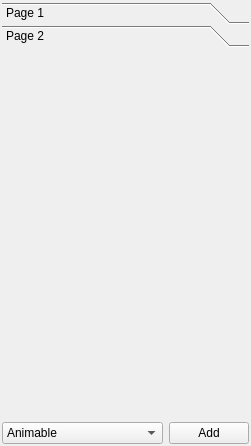
<?xml version="1.0" encoding="UTF-8"?>
<ui version="4.0">
 <class>PropertyView</class>
 <widget class="QDockWidget" name="PropertyView">
  <property name="geometry">
   <rect>
    <x>0</x>
    <y>0</y>
    <width>251</width>
    <height>446</height>
   </rect>
  </property>
  <property name="windowTitle">
   <string>Properties</string>
  </property>
  <widget class="QWidget" name="dockWidgetContents">
   <layout class="QVBoxLayout" name="verticalLayout">
    <property name="spacing">
     <number>9</number>
    </property>
    <property name="leftMargin">
     <number>2</number>
    </property>
    <property name="topMargin">
     <number>2</number>
    </property>
    <property name="rightMargin">
     <number>2</number>
    </property>
    <property name="bottomMargin">
     <number>2</number>
    </property>
    <item>
     <widget class="QToolBox" name="components">
      <property name="currentIndex">
       <number>1</number>
      </property>
      <property name="tabSpacing">
       <number>1</number>
      </property>
      <widget class="QWidget" name="componentA">
       <property name="geometry">
        <rect>
         <x>0</x>
         <y>0</y>
         <width>247</width>
         <height>344</height>
        </rect>
       </property>
       <attribute name="label">
        <string>Page 1</string>
       </attribute>
      </widget>
      <widget class="QWidget" name="componentB">
       <property name="geometry">
        <rect>
         <x>0</x>
         <y>0</y>
         <width>98</width>
         <height>28</height>
        </rect>
       </property>
       <attribute name="label">
        <string>Page 2</string>
       </attribute>
      </widget>
     </widget>
    </item>
    <item>
     <widget class="QWidget" name="widget" native="true">
      <layout class="QHBoxLayout" name="horizontalLayout">
       <property name="leftMargin">
        <number>0</number>
       </property>
       <property name="topMargin">
        <number>0</number>
       </property>
       <property name="rightMargin">
        <number>0</number>
       </property>
       <property name="bottomMargin">
        <number>0</number>
       </property>
       <item>
        <widget class="QComboBox" name="componentTypeCombo">
         <property name="sizePolicy">
          <sizepolicy hsizetype="Preferred" vsizetype="Fixed">
           <horstretch>2</horstretch>
           <verstretch>2</verstretch>
          </sizepolicy>
         </property>
         <item>
          <property name="text">
           <string>Animable</string>
          </property>
         </item>
         <item>
          <property name="text">
           <string>Camera</string>
          </property>
         </item>
         <item>
          <property name="text">
           <string>Physics Box</string>
          </property>
         </item>
         <item>
          <property name="text">
           <string>Physics Controller</string>
          </property>
         </item>
         <item>
          <property name="text">
           <string>Physics Mesh</string>
          </property>
         </item>
         <item>
          <property name="text">
           <string>Point Light</string>
          </property>
         </item>
         <item>
          <property name="text">
           <string>Renderable</string>
          </property>
         </item>
         <item>
          <property name="text">
           <string>Script</string>
          </property>
         </item>
         <item>
          <property name="text">
           <string>Terrain</string>
          </property>
         </item>
        </widget>
       </item>
       <item>
        <widget class="QPushButton" name="addComponentButton">
         <property name="sizePolicy">
          <sizepolicy hsizetype="Minimum" vsizetype="Fixed">
           <horstretch>1</horstretch>
           <verstretch>1</verstretch>
          </sizepolicy>
         </property>
         <property name="text">
          <string>Add</string>
         </property>
        </widget>
       </item>
      </layout>
     </widget>
    </item>
   </layout>
  </widget>
 </widget>
 <resources/>
 <connections/>
</ui>
